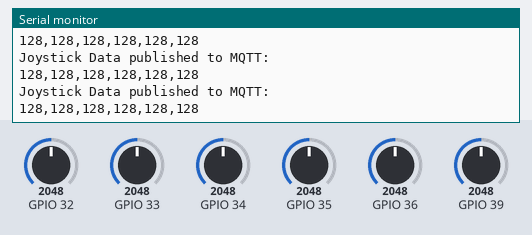
A sketch run on a simulated ESP32. On the bench: the last lines printed to the serial monitor. The test bench sets the inputs (shaded band); at power-on: GPIO 32 = 2048, GPIO 33 = 2048, GPIO 34 = 2048, GPIO 35 = 2048, GPIO 36 = 2048, GPIO 39 = 2048. WiFi joins after 1.5 s; servers stay silent unless stated; no MQTT or app messages arrive unless stated.

Above: at 3.2 s.
3.3 s: GPIO 32 set to 2866
At 4.4 s:
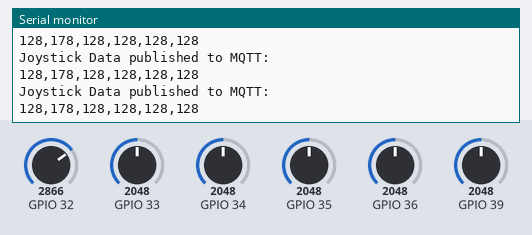
4.8 s: GPIO 33 set to 2866
At 5.6 s:
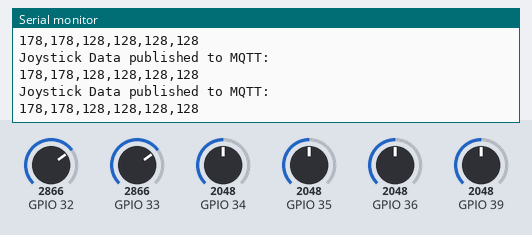
6.3 s: GPIO 34 set to 2866
At 7.1 s:
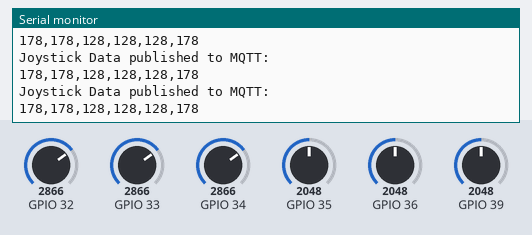
7.8 s: GPIO 35 set to 2866
At 8.9 s:
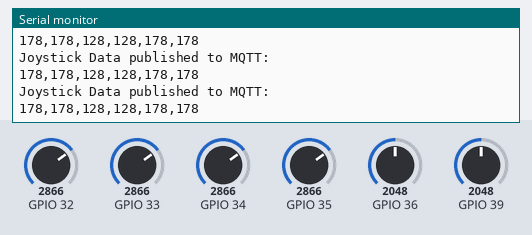
9.3 s: GPIO 36 set to 2866
At 10.4 s:
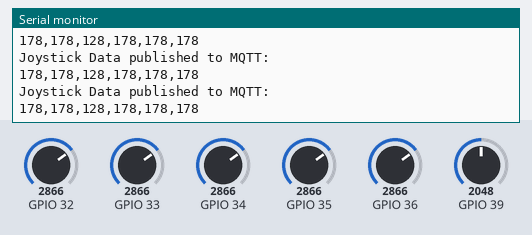
10.8 s: GPIO 39 set to 2866
At 11.8 s:
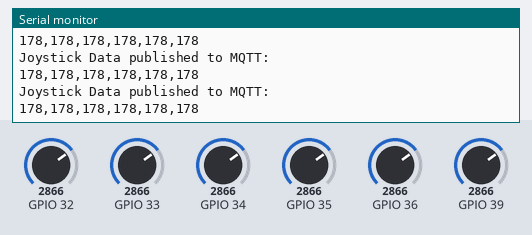

The sketch:

transmitter-using-wifi.ino
```cpp
#include <WiFi.h>
#include <PubSubClient.h>

// Wi-Fi credentials
const char* ssid = "DTU-STAFFS";
const char* password = "";

// MQTT Broker details
const char* mqttServer = "10.1.198.39"; // Replace with your local IP
const int mqttPort = 1883;
const char* mqttTopic = "quadcopter/joystick";

// MQTT and Wi-Fi Client
WiFiClient espClient;
PubSubClient mqttClient(espClient);

struct Data_transmit {
  byte ch1; // throttle
  byte ch2; // yaw
  byte ch3; // pitch
  byte ch4; // roll
  byte ch5; // aux 1
  byte ch6; // aux 2
};

typedef struct Data_transmit Package;
Package dataTosend;

void setup() {
  Serial.begin(115200);
  pinMode(32, INPUT);
  pinMode(33, INPUT);
  pinMode(36, INPUT);
  pinMode(39, INPUT);
  pinMode(34, INPUT);
  pinMode(35, INPUT);

  setupWiFi();
  setupMQTT();
}

void loop() {
  dataTosend.ch1 = mapJoystickValues(analogRead(33), 0, 2047, 4095, false);
  dataTosend.ch2 = mapJoystickValues(analogRead(32), 0, 2047, 4095, false);
  dataTosend.ch3 = mapJoystickValues(analogRead(39), 0, 2047, 4095, false);
  dataTosend.ch4 = mapJoystickValues(analogRead(36), 0, 2047, 4095, false);
  dataTosend.ch5 = mapJoystickValues(analogRead(35), 0, 2047, 4095, false);
  dataTosend.ch6 = mapJoystickValues(analogRead(34), 0, 2047, 4095, false);

  publishJoystickData();
  delay(10);
}

int mapJoystickValues(int val, int lower, int middle, int upper, bool reverse) {
  val = constrain(val, lower, upper);
  if (val < middle)
    val = map(val, lower, middle, 0, 128);
  else
    val = map(val, middle, upper, 128, 255);
  return (reverse ? 255 - val : val);
}

void setupWiFi() {
  WiFi.begin(ssid, password);
  Serial.print("Connecting to Wi-Fi...");
  while (WiFi.status() != WL_CONNECTED) {
    delay(1000);
    Serial.print(".");
  }
  Serial.println("\nWi-Fi connected!");
  Serial.print("IP Address: ");
  Serial.println(WiFi.localIP());
}

void setupMQTT() {
  mqttClient.setServer(mqttServer, mqttPort);
  while (!mqttClient.connected()) {
    Serial.println("Connecting to MQTT...");
    if (mqttClient.connect("ESP32_Transmitter")) {
      Serial.println("Connected to MQTT!");
    } else {
      Serial.print("Failed, rc=");
      Serial.print(mqttClient.state());
      Serial.println(" retrying in 3 seconds...");
      delay(3000);
    }
  }
}

void publishJoystickData() {
  if (mqttClient.connected()) {
    String joystickData = String(dataTosend.ch1) + "," + String(dataTosend.ch2) + "," + String(dataTosend.ch3) + "," + String(dataTosend.ch4) + "," + String(dataTosend.ch5) + "," + String(dataTosend.ch6);
    mqttClient.publish(mqttTopic, joystickData.c_str());
    Serial.println("Joystick Data published to MQTT:");
    Serial.println(joystickData);
  } else {
    Serial.println("MQTT disconnected. Reconnecting...");
    setupMQTT();
  }
}
```

Measured:
- after the input at 3.3 s, the serial monitor: prints a new line at once (image 1)
- after the input at 4.8 s, the serial monitor: prints a new line at once (image 2)
- after the input at 6.3 s, the serial monitor: prints a new line at once (image 3)
- after the input at 7.8 s, the serial monitor: prints a new line at once (image 4)
- after the input at 9.3 s, the serial monitor: prints a new line at once (image 5)
- after the input at 10.8 s, the serial monitor: prints a new line at once (image 6)
